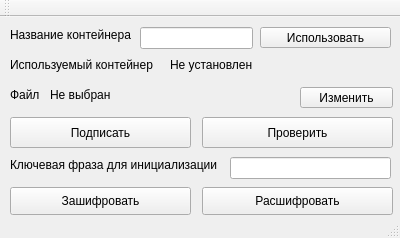
<?xml version="1.0" encoding="UTF-8"?>
<ui version="4.0">
 <class>MainWindow</class>
 <widget class="QMainWindow" name="MainWindow">
  <property name="geometry">
   <rect>
    <x>0</x>
    <y>0</y>
    <width>400</width>
    <height>238</height>
   </rect>
  </property>
  <property name="windowTitle">
   <string>MainWindow</string>
  </property>
  <widget class="QWidget" name="centralWidget">
   <widget class="QLabel" name="Name_Conteiner_text">
    <property name="geometry">
     <rect>
      <x>10</x>
      <y>10</y>
      <width>131</width>
      <height>16</height>
     </rect>
    </property>
    <property name="text">
     <string>Название контейнера</string>
    </property>
   </widget>
   <widget class="QLineEdit" name="Name_Conteiner">
    <property name="geometry">
     <rect>
      <x>140</x>
      <y>10</y>
      <width>113</width>
      <height>22</height>
     </rect>
    </property>
   </widget>
   <widget class="QPushButton" name="Use_Conteiner">
    <property name="geometry">
     <rect>
      <x>260</x>
      <y>10</y>
      <width>131</width>
      <height>21</height>
     </rect>
    </property>
    <property name="text">
     <string>Использовать</string>
    </property>
   </widget>
   <widget class="QLabel" name="Used_Name_Conteiner_text">
    <property name="geometry">
     <rect>
      <x>10</x>
      <y>40</y>
      <width>151</width>
      <height>16</height>
     </rect>
    </property>
    <property name="text">
     <string>Используемый контейнер</string>
    </property>
   </widget>
   <widget class="QLabel" name="Used_Name_Conteiner">
    <property name="geometry">
     <rect>
      <x>170</x>
      <y>40</y>
      <width>221</width>
      <height>16</height>
     </rect>
    </property>
    <property name="text">
     <string>Не установлен</string>
    </property>
   </widget>
   <widget class="QLabel" name="Address_text">
    <property name="geometry">
     <rect>
      <x>10</x>
      <y>70</y>
      <width>31</width>
      <height>16</height>
     </rect>
    </property>
    <property name="text">
     <string>Файл</string>
    </property>
   </widget>
   <widget class="QLabel" name="Address">
    <property name="geometry">
     <rect>
      <x>50</x>
      <y>70</y>
      <width>241</width>
      <height>16</height>
     </rect>
    </property>
    <property name="text">
     <string>Не выбран</string>
    </property>
   </widget>
   <widget class="QPushButton" name="Select_Address">
    <property name="geometry">
     <rect>
      <x>300</x>
      <y>70</y>
      <width>93</width>
      <height>21</height>
     </rect>
    </property>
    <property name="text">
     <string>Изменить</string>
    </property>
   </widget>
   <widget class="QPushButton" name="Sing">
    <property name="geometry">
     <rect>
      <x>10</x>
      <y>100</y>
      <width>181</width>
      <height>31</height>
     </rect>
    </property>
    <property name="text">
     <string>Подписать</string>
    </property>
   </widget>
   <widget class="QPushButton" name="Check_Sing">
    <property name="geometry">
     <rect>
      <x>202</x>
      <y>100</y>
      <width>191</width>
      <height>31</height>
     </rect>
    </property>
    <property name="text">
     <string>Проверить</string>
    </property>
   </widget>
   <widget class="QPushButton" name="Encrypt">
    <property name="geometry">
     <rect>
      <x>10</x>
      <y>170</y>
      <width>181</width>
      <height>28</height>
     </rect>
    </property>
    <property name="text">
     <string>Зашифровать</string>
    </property>
   </widget>
   <widget class="QPushButton" name="Decrypt">
    <property name="geometry">
     <rect>
      <x>202</x>
      <y>170</y>
      <width>191</width>
      <height>28</height>
     </rect>
    </property>
    <property name="text">
     <string>Расшифровать</string>
    </property>
   </widget>
   <widget class="QLabel" name="Password_text">
    <property name="geometry">
     <rect>
      <x>10</x>
      <y>140</y>
      <width>221</width>
      <height>16</height>
     </rect>
    </property>
    <property name="text">
     <string>Ключевая фраза для инициализации</string>
    </property>
   </widget>
   <widget class="QLineEdit" name="Password">
    <property name="geometry">
     <rect>
      <x>230</x>
      <y>140</y>
      <width>161</width>
      <height>22</height>
     </rect>
    </property>
   </widget>
  </widget>
  <widget class="QToolBar" name="mainToolBar">
   <attribute name="toolBarArea">
    <enum>TopToolBarArea</enum>
   </attribute>
   <attribute name="toolBarBreak">
    <bool>false</bool>
   </attribute>
  </widget>
  <widget class="QStatusBar" name="statusBar"/>
 </widget>
 <layoutdefault spacing="6" margin="11"/>
 <resources/>
 <connections/>
</ui>
